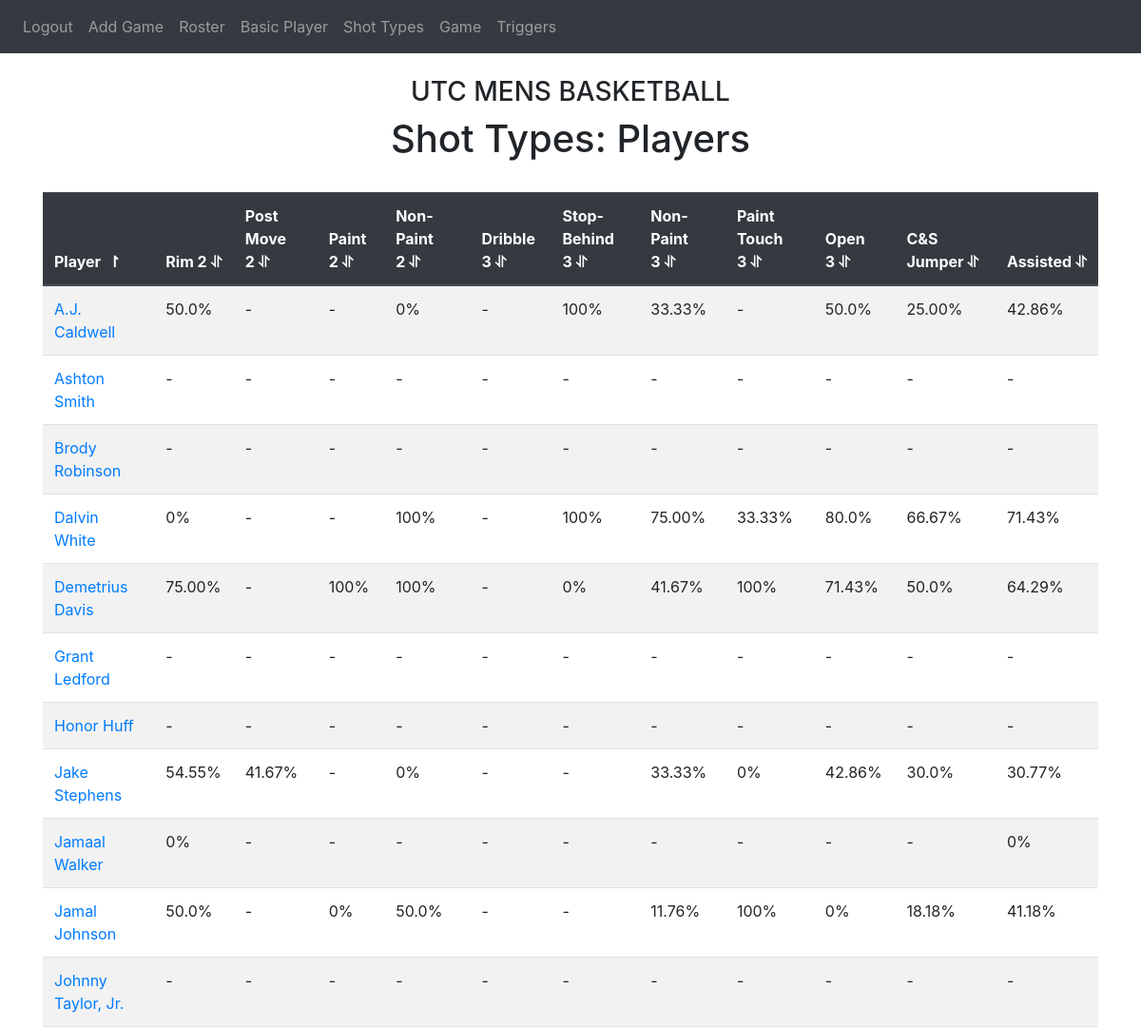
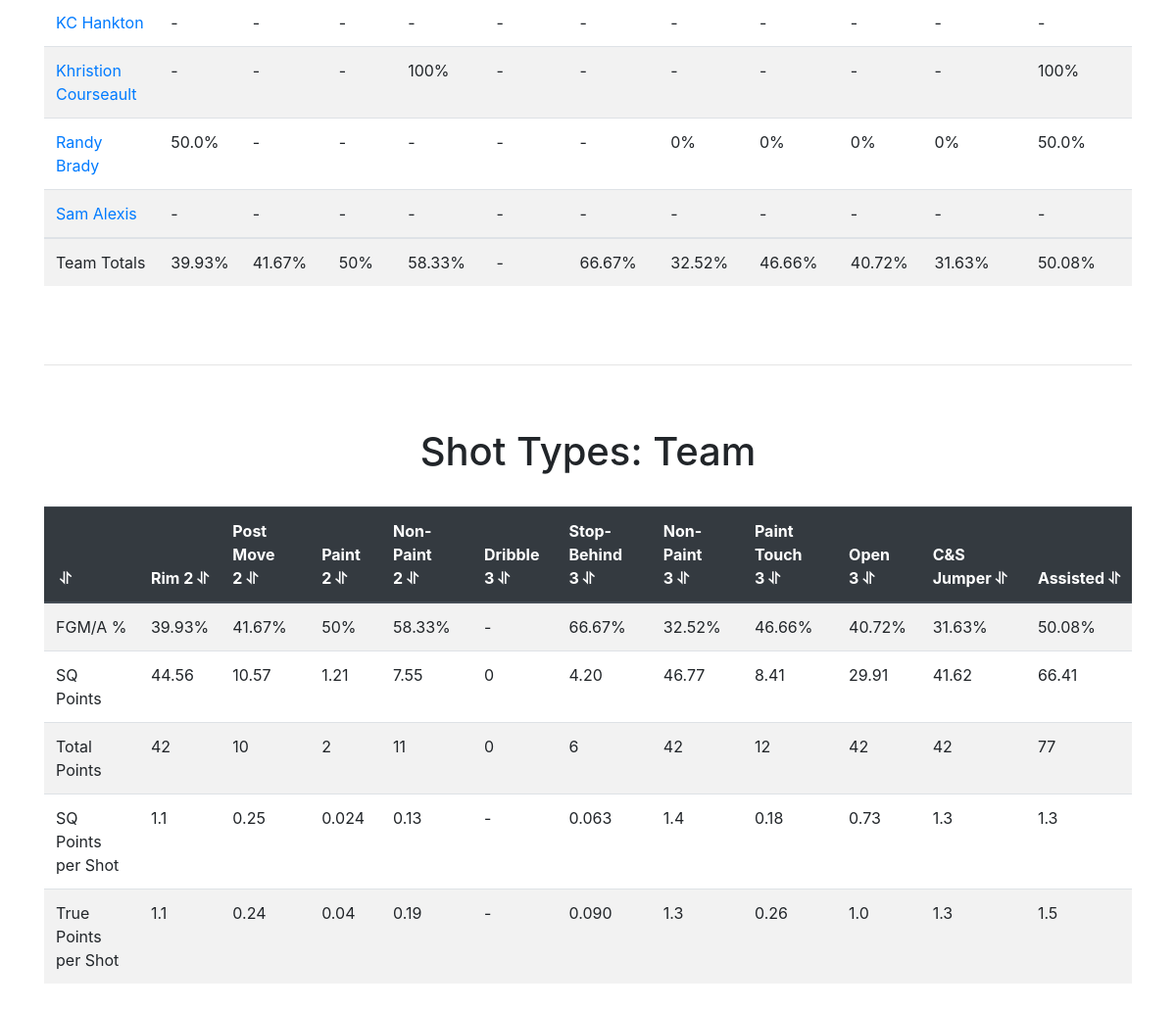
The page /shot_types (signed in) on the database its author committed (2 pictures, top to bottom).
### website/models.py (models this page shows)
class Player(db.Model):
    id = db.Column(db.Integer, primary_key = True)
    number = db.Column(db.Integer)
    initials = db.Column(db.String(5))
    name = db.Column(db.String(30))

### website/views.py (the view)
@views.route('/shot_types', methods=['GET','POST'])
@login_required
def shot_types():
    players = db.session.query(Player).all()
    games = db.session.query(Game).all()
    shot_name_list = []
    shot_name_list.append("R2")
    shot_name_list.append("PM2")
    shot_name_list.append("PT2")
    shot_name_list.append("NP2")
    shot_name_list.append("D3")
    shot_name_list.append("SB3")
    shot_name_list.append("NP3")
    shot_name_list.append("PT3")
    shot_players = []
    shot_sums = []
    sq_points = []
    total_points = []
    sq_per = []
    tp_per = []
    for i in range(len(shot_name_list)+3):
        if i<8:
            shot = shot_name_list[i]
        shotlist = []
        shootersum = 0
        totalshooters = 0
        first_run = True
        for player in players:
            getcontext().prec = 6
            if i<8:
                make = Decimal(db.session.query(Possession).filter(and_(Possession.shooter==player.id,Possession.result=="Make",Possession.shot==shot)).count())
                miss = Decimal(db.session.query(Possession).filter(and_(Possession.shooter==player.id,Possession.result=="Miss",Possession.shot==shot)).count())
                if first_run:
                    first_run = False
                    sq = db.session.query(Possession.esq).filter(and_((or_(Possession.result=="Miss",Possession.result=="Make")),Possession.shot==shot)).all()
                    totalsq = Decimal(0)
                    for x in sq:
                        totalsq += Decimal(x[0])
                    sq_points.append(totalsq)
                    pts = db.session.query(Possession.points).filter(and_((or_(Possession.result=="Miss",Possession.result=="Make")),Possession.shot==shot)).all()
                    totalpts = Decimal(0)
                    for x in pts:
                        totalpts += Decimal(x[0])
                    total_points.append(totalpts)
            if i == 8:
                make = Decimal(db.session.query(Possession).filter(and_(Possession.shooter==player.id,Possession.result=="Make",Possession.open3==1)).count())
                miss = Decimal(db.session.query(Possession).filter(and_(Possession.shooter==player.id,Possession.result=="Miss",Possession.open3==1)).count())
                if first_run:
                    first_run = False
                    sq = db.session.query(Possession.esq).filter(and_((or_(Possession.result=="Miss",Possession.result=="Make")),Possession.open3==1)).all()
                    totalsq = Decimal(0)
                    for x in sq:
                        totalsq += Decimal(x[0])
                    sq_points.append(totalsq)
                    pts = db.session.query(Possession.points).filter(and_((or_(Possession.result=="Miss",Possession.result=="Make")),Possession.open3==1)).all()
                    totalpts = Decimal(0)
                    for x in pts:
                        totalpts += Decimal(x[0])
                    total_points.append(totalpts)
            if i == 9:
                make = Decimal(db.session.query(Possession).filter(and_(Possession.shooter==player.id,Possession.result=="Make",Possession.csjumper==1)).count())
                miss = Decimal(db.session.query(Possession).filter(and_(Possession.shooter==player.id,Possession.result=="Miss",Possession.csjumper==1)).count())
                if first_run:
                    first_run = False
                    sq = db.session.query(Possession.esq).filter(and_((or_(Possession.result=="Miss",Possession.result=="Make")),Possession.csjumper==1)).all()
                    totalsq = Decimal(0)
                    for x in sq:
                        totalsq += Decimal(x[0])
                    sq_points.append(totalsq)
                    pts = db.session.query(Possession.points).filter(and_((or_(Possession.result=="Miss",Possession.result=="Make")),Possession.csjumper==1)).all()
                    totalpts = Decimal(0)
                    for x in pts:
                        totalpts += Decimal(x[0])
                    total_points.append(totalpts)
            if i == 10:
                make = Decimal(db.session.query(Possession).filter(and_(Possession.shooter==player.id,Possession.result=="Make",Possession.assist==1)).count())
                miss = Decimal(db.session.query(Possession).filter(and_(Possession.shooter==player.id,Possession.result=="Miss",Possession.assist==1)).count())
                if first_run:
                    first_run = False
                    sq = db.session.query(Possession.esq).filter(and_((or_(Possession.result=="Miss",Possession.result=="Make")),Possession.assist==1)).all()
                    totalsq = Decimal(0)
                    for x in sq:
                        totalsq += Decimal(x[0])
                    sq_points.append(totalsq)
                    pts = db.session.query(Possession.points).filter(and_((or_(Possession.result=="Miss",Possession.result=="Make")),Possession.assist==1)).all()
                    totalpts = Decimal(0)
                    for x in pts:
                        totalpts += Decimal(x[0])
                    total_points.append(totalpts)
            if (make+miss)!=0:
                perc = make /(make+miss)*Decimal(100)
                getcontext().prec = 4
                perc_round = perc+Decimal(0)
                shotlist.append(str(perc_round)+"%")
                shootersum += perc
                totalshooters += 1
            else:
                shotlist.append("-")
        getcontext().prec = 4
        if totalshooters != 0:
            shootersum = Decimal(shootersum)/Decimal(totalshooters)
            shootersum_str = str(shootersum)+"%"
        else:
            shootersum_str = "-"
        shot_players.append(shotlist)
        shot_sums.append(shootersum_str)
        if shootersum != 0:
            getcontext().prec = 6
            print(i)
            print(totalsq)
            print(shootersum)
            sq_per_num = totalsq/shootersum
            getcontext().prec = 2
            sq_per_num_round = sq_per_num + Decimal(0)
            sq_per.append(str(sq_per_num_round)) #ADD OR REMOVE PERCENT?
            getcontext().prec = 6
            tp_per_num = totalpts/shootersum
            getcontext().prec = 2
            tp_per_num_round = tp_per_num + Decimal(0)
            tp_per.append(str(tp_per_num_round)) #ADD OR REMOVE PERCENT?
        else:
            sq_per.append('-')
            tp_per.append('-')
    print(shot_sums)
    return render_template("shot_types.html", user=current_user, players=players, stats = shot_players, sums = shot_sums, sq = sq_points , tp = total_points, sqper = sq_per,tpper = tp_per)

### website/__init__.py (called while the page is built)
def create_app():
    app = Flask(__name__)
    app.config['SECRET_KEY'] = 'sdlkasdjfslkjl'
    app.config['SQLALCHEMY_DATABASE_URI'] = f'sqlite:///{DB_NAME}'
    db.init_app(app)
    from .views import views
    from .auth import auth
    app.register_blueprint(views,url_prefix='/')
    app.register_blueprint(auth,url_prefix='/')
    from .models import User, Note
    with app.app_context():
        db.create_all()
    login_manager = LoginManager()
    login_manager.login_view = 'auth.login'
    login_manager.init_app(app)
    @login_manager.user_loader
    def load_user(id):
        return User.query.get(int(id))
    with app.app_context():
        return app

### website/templates/shot_types.html (shortened to what this page needs)
{%extends "base.html"%} {%block style%}
<link
      rel="stylesheet"
      href="../static/tablesort.css"
    />
    <link href="//maxcdn.bootstrapcdn.com/font-awesome/4.1.0/css/font-awesome.min.css" rel="stylesheet">
{%endblock%}{% block title%}Home{%endblock%} {%block content%}
<h3 align="center">UTC MENS BASKETBALL</h3>
<h1 align="center">Shot Types: Players</h1>
<div class="table-responsive">
<table class='table table-striped'>
  <thead class = 'thead-dark'>
  <tr>
    <th>Player</th>
    <th>Rim 2</th>
    <th>Post Move 2</th>
    <th>Paint 2</th>
    <th>Non-Paint 2</th>
    <th>Dribble 3</th>
    <th>Stop-Behind 3</th>
    <th>Non-Paint 3</th>
    <th>Paint Touch 3</th>
    <th>Open 3</th>
    <th>C&#38;S Jumper</th>
    <th>Assisted</th>
  </tr>
  <thead>
  <tbody>
  {%for i in range(0,(players | length))%}
  <tr>
    <td><a href = ""onClick="enterPlayer({{players[i].id}})">{{players[i].name}}</a></td>
    {%for j in range(0,(stats | length))%}
    <td>{{stats[j][i]}}</td>
    {%endfor%}
  </tr>
  {%endfor%}
</tbody>
  <tr>
    <td>Team Totals</td>
    {%for i in range(0,(sums | length))%}
    <td>{{sums[i]}}</td>
    {%endfor%}
  </tr>
</table>
</div>
<hr>
<h1 align="center">Shot Types: Team</h1>
<div class="table-responsive">
<table class='table table-striped'>
  <thead class = 'thead-dark'>
    <tr>
      <th></th>
      <th>Rim 2</th>
      <th>Post Move 2</th>
      <th>Paint 2</th>
      <th>Non-Paint 2</th>
      <th>Dribble 3</th>
      <th>Stop-Behind 3</th>
      <th>Non-Paint 3</th>
      <th>Paint Touch 3</th>
      <th>Open 3</th>
      <th>C&#38;S Jumper</th>
      <th>Assisted</th>
    </tr>
  </thead>
    <tr>
      <td>FGM/A %</td>
      {%for i in range(0,(sums | length))%}
    <td>{{sums[i]}}</td>
    {%endfor%}
    </tr>
    <tr>
      <td>SQ Points</td>
      {%for i in range(0,(sq | length))%}
    <td>{{sq[i]}}</td>
    {%endfor%}
    </tr>
    <tr>
        <td>Total Points</td>
        {%for i in range(0,(tp | length))%}
    <td>{{tp[i]}}</td>
    {%endfor%}
      </tr>
      <tr>
        <td> SQ Points per Shot</td>
        {%for i in range(0,(sqper | length))%}
    <td>{{sqper[i]}}</td>
    {%endfor%}
      </tr>
      <tr>
        <td> True Points per Shot</td>
        {%for i in range(0,(sqper | length))%}
    <td>{{tpper[i]}}</td>
    {%endfor%}
      </tr>
  </table>
</div>
{%endblock%}

### website/static/tablesort.css (style rules this page uses)
.table-striped th { cursor: pointer; }
.table-striped th::after { content: '\00A0\⥯' }
.table-striped .th-sort-asc::after { content: '\00A0\00A0\↾'; }
.table-striped .th-sort-asc, .table-striped .th-sort-desc { background: rgba(168, 27, 27, 0.1); }

### rows shown on the page
Player: name "A.J. Caldwell"
Player: name "KC Hankton"
Player: name "Jamaal Walker"
Player: name "Honor Huff"
Player: name "Sam Alexis"
Player: name "Jamal Johnson"
Player: name "Dalvin White"
Player: name "Ashton Smith"
Player: name "Johnny Taylor, Jr."
Player: name "Khristion Courseault"
Player: name "Demetrius Davis"
Player: name "Jake Stephens"
Player: name "Randy Brady"
Player: name "Grant Ledford"
Player: name "Brody Robinson"

### other values the page prints
{{ stats[j][i] }} "50.0%" "-" "-" "0%" "-" "100%" "33.33%" "-" "50.0%" "25.00%" "42.86%" "-" "-" "-" "-" "-" "-" "-" "-" "-" "-" "-" "0%" "-" "-" "-" "-" "-" "-" "-" "-" "-" "0%" "-" "-" "-" "-" "-" "-" "-" "-" "-" "-" "-" "-" "-" "-" "-" "-" "-" "-" "-" "-" "-" "-" "50.0%" "-" "0%" "50.0%" "-" "-" "11.76%" "100%" "0%" "18.18%" "41.18%" "0%" "-" "-" "100%" "-" "100%" "75.00%" "33.33%" "80.0%" "66.67%" "71.43%" "-" "-" "-" "-" "-" "-" "-" "-" "-" "-" "-" "-" "-" "-" "-" "-" "-" "-" "-" "-" "-" "-" "-" "-" "-" "100%" "-" "-" "-" "-" "-" "-" "100%" "75.00%" "-" "100%" "100%" "-" "0%" "41.67%" "100%" "71.43%" "50.0%" "64.29%" "54.55%" "41.67%" "-" "0%" "-" "-" "33.33%" "0%" "42.86%" "30.0%" "30.77%" "50.0%" "-" "-" "-" "-" "-" "0%" "0%" "0%" "0%" "50.0%" "-" "-" "-" "-" "-" "-" "-" "-" "-" "-" "-" "-" "-" "-" "-" "-" "-" "-" "-" "-" "-" "-"
{{ sums[i] }} "39.93%" "41.67%" "50%" "58.33%" "-" "66.67%" "32.52%" "46.66%" "40.72%" "31.63%" "50.08%"
{{ sq[i] }} "44.56" "10.57" "1.21" "7.55" "0" "4.20" "46.77" "8.41" "29.91" "41.62" "66.41"
{{ tp[i] }} "42" "10" "2" "11" "0" "6" "42" "12" "42" "42" "77"
{{ sqper[i] }} "1.1" "0.25" "0.024" "0.13" "-" "0.063" "1.4" "0.18" "0.73" "1.3" "1.3"
{{ tpper[i] }} "1.1" "0.24" "0.04" "0.19" "-" "0.090" "1.3" "0.26" "1.0" "1.3" "1.5"
